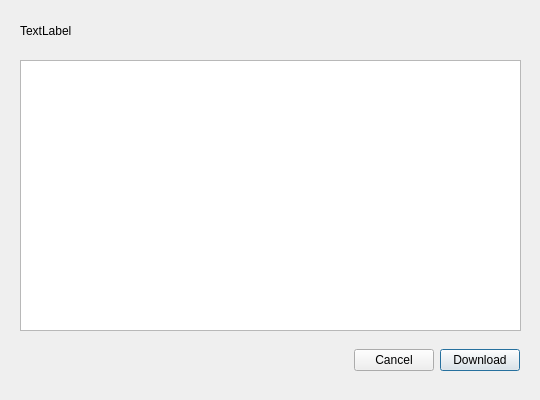
<?xml version="1.0" encoding="UTF-8"?>
<ui version="4.0">
 <class>VersionUpdateDialog</class>
 <widget class="QDialog" name="VersionUpdateDialog">
  <property name="geometry">
   <rect>
    <x>0</x>
    <y>0</y>
    <width>540</width>
    <height>400</height>
   </rect>
  </property>
  <property name="windowTitle">
   <string>Dialog</string>
  </property>
  <widget class="QTextBrowser" name="changelog">
   <property name="geometry">
    <rect>
     <x>20</x>
     <y>60</y>
     <width>501</width>
     <height>271</height>
    </rect>
   </property>
  </widget>
  <widget class="QLabel" name="title">
   <property name="geometry">
    <rect>
     <x>20</x>
     <y>10</y>
     <width>491</width>
     <height>41</height>
    </rect>
   </property>
   <property name="text">
    <string>TextLabel</string>
   </property>
  </widget>
  <widget class="QWidget" name="horizontalLayoutWidget">
   <property name="geometry">
    <rect>
     <x>19</x>
     <y>340</y>
     <width>501</width>
     <height>41</height>
    </rect>
   </property>
   <layout class="QHBoxLayout" name="horizontalLayout">
    <item>
     <spacer name="horizontalSpacer">
      <property name="orientation">
       <enum>Qt::Horizontal</enum>
      </property>
      <property name="sizeHint" stdset="0">
       <size>
        <width>40</width>
        <height>20</height>
       </size>
      </property>
     </spacer>
    </item>
    <item>
     <widget class="QPushButton" name="cancel">
      <property name="text">
       <string>Cancel</string>
      </property>
     </widget>
    </item>
    <item>
     <widget class="QPushButton" name="download">
      <property name="text">
       <string>Download</string>
      </property>
      <property name="default">
       <bool>true</bool>
      </property>
     </widget>
    </item>
   </layout>
  </widget>
 </widget>
 <resources/>
 <connections/>
</ui>
